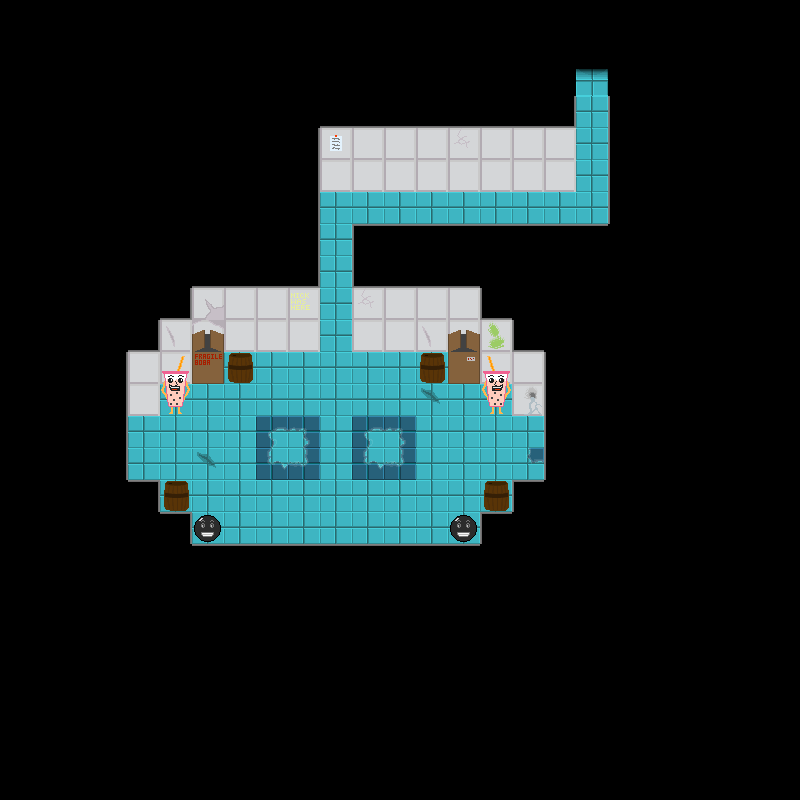

This game map was drawn from its Tiled (.tmx) file and the tilesets committed beside it. A one-line description and the trimmed map source follow:
An orthogonal 25x25 tile map with 32x32 px tiles, 5 tile layers (backgroundLayer, wallLayer, objectLayer, objectAboveLayer, ...), 2 tilesets and 1 object.

<map version="1.2" tiledversion="1.2.3" orientation="orthogonal" renderorder="right-down" width="25" height="25" tilewidth="32" tileheight="32" infinite="0" nextlayerid="8" nextobjectid="2">
 <tileset firstgid="1" name="floor1tiles" tilewidth="32" tileheight="32" tilecount="81" columns="9">
  <image source="../../assets/Floor 1/Floors/f1spritesheet.png" width="288" height="288" />
  <tile id="21">
   <properties>
    <property name="door" value="down" />
   </properties>
  </tile>
  <tile id="22">
   <properties>
    <property name="door" value="left" />
   </properties>
  </tile>
  <tile id="23">
   <properties>
    <property name="door" value="right" />
   </properties>
  </tile>
  <tile id="24">
   <properties>
    <property name="door" value="up" />
   </properties>
  </tile>
 </tileset>
 <tileset firstgid="82" name="objects" tilewidth="32" tileheight="32" tilecount="20" columns="4">
  <image source="../../assets/Floor 1/Floors/objspritesheet.png" width="128" height="160" />
 </tileset>
 <layer id="1" name="backgroundLayer" width="25" height="25">
  <data>[625 cells, 625 non-empty, 10 distinct tile ids]</data>
 </layer>
 <layer id="2" name="wallLayer" width="25" height="25">
  <data>[625 cells, 119 non-empty, 18 distinct tile ids]</data>
 </layer>
 <layer id="3" name="objectLayer" width="25" height="25">
  <data>[625 cells, 10 non-empty, 5 distinct tile ids]</data>
 </layer>
 <layer id="6" name="objectAboveLayer" width="25" height="25">
  <data>[625 cells, 4 non-empty, 2 distinct tile ids]</data>
 </layer>
 <objectgroup id="7" name="doorLayer">
  <object id="1" gid="81" x="576" y="96" width="32" height="32">
   <properties>
    <property name="door" value="up" />
   </properties>
  </object>
 </objectgroup>
 <layer id="4" name="aboveLayer" width="25" height="25">
  <data>[625 cells, 0 non-empty, 0 distinct tile ids]</data>
 </layer>
</map>
